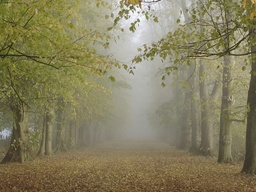
#> input picture results/forest.jpg, 256 x 192 px, shrunk from 1024 x 768 before the run
$ python max_local_contrast.py
#> lines starting #> are read from the running program, lines starting #| are printed output that depends on the picture
# -*- coding: utf-8 -*-

import cv2
import math
import numpy as np

SCALE_LOCAL_CONTRAST = 10


def Local_Variance(image, local_size=5):
    height, width, channel = image.shape
    var_image = np.zeros((height, width))
    pad_size = int(local_size/2)
    padimage_r = np.pad(image[:,:,0], ((pad_size,pad_size), (pad_size,pad_size)), 'constant', constant_values=(np.inf, np.inf))
    padimage_g = np.pad(image[:,:,1], ((pad_size,pad_size), (pad_size,pad_size)), 'constant', constant_values=(np.inf, np.inf))
    padimage_b = np.pad(image[:,:,2], ((pad_size,pad_size), (pad_size,pad_size)), 'constant', constant_values=(np.inf, np.inf))
    padimage = np.zeros((height + pad_size*2, width + pad_size*2, 3))
    padimage[:,:,0] = padimage_r
    padimage[:,:,1] = padimage_g
    padimage[:,:,2] = padimage_b
    for i in range(height):
        for j in range(width):
            patch = padimage[i:(i+local_size), j:(j+local_size), :]
            center = np.ones((local_size, local_size, channel)) * image[i, j, :]
            var = (patch - center) ** 2
            var = var[var <= 1]
            var_image[i, j] = np.sqrt(np.sum(var) / var.shape)
    return var_image


def Max_Local_Contrast(image):
    height, width, channel = image.shape
    var_image = Local_Variance(image)
    contrast_image = np.zeros((height, width))
    # default SCALE_LOCAL_CONTRAST = 10
    pad_size = int(SCALE_LOCAL_CONTRAST/2)
    # default padding val = 0
    padimage = np.pad(var_image, ((pad_size,pad_size), (pad_size,pad_size)), 'constant')
    for i in range(height):
        for j in range(width):
            patch = padimage[i:(i+SCALE_LOCAL_CONTRAST), j:(j+SCALE_LOCAL_CONTRAST)]
            contrast_image[i, j] = np.max(patch)
    return contrast_image


if __name__ == '__main__':

    fn = 'results/forest.jpg'
    src = cv2.imread(fn)
#> src is the input picture: shape (192, 256, 3); mean B, G, R 94.6, 127.1, 133.5

    # Image normalization
    I = src.astype('float64') / 255.

    # Patch_Size = 10*10, local_size = 5*5
    # Get local-contrast
    contrast = Max_Local_Contrast(I)
#> in Local_Variance, `padimage_r = np.pad(image[:,:,0], ((pad_size,pad_size), (pad_size,pad_..`:
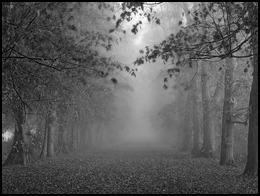
#> padimage_r: shape (196, 260) float64; 3.55% of the values are NaN or infinite; the others: min 0, max 1, mean 0.371; drawn with min black, max white, NaN and infinite black
#> in Local_Variance, `padimage_g = np.pad(image[:,:,1], ((pad_size,pad_size), (pad_size,pad_..`:
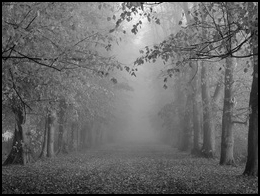
#> padimage_g: shape (196, 260) float64; 3.55% of the values are NaN or infinite; the others: min 0.129, max 1, mean 0.498; drawn with min black, max white, NaN and infinite black
#> in Local_Variance, `padimage_b = np.pad(image[:,:,2], ((pad_size,pad_size), (pad_size,pad_..`:
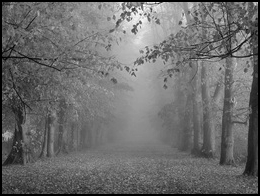
#> padimage_b: shape (196, 260) float64; 3.55% of the values are NaN or infinite; the others: min 0.145, max 1, mean 0.523; drawn with min black, max white, NaN and infinite black
#> in Local_Variance, `padimage[:,:,0] = padimage_r`: padimage: shape (196, 260, 3) float64; 1.18% of the values are NaN or infinite; the others: min 0, max 1, mean 0.121
#> in Local_Variance, `padimage[:,:,1] = padimage_g`: padimage: shape (196, 260, 3) float64; 2.37% of the values are NaN or infinite; the others: min 0, max 1, mean 0.286
#> in Local_Variance, `padimage[:,:,2] = padimage_b`: padimage: shape (196, 260, 3) float64; 3.55% of the values are NaN or infinite; the others: min 0, max 1, mean 0.464
#> after the loop in Local_Variance, `for i in range(height):`:
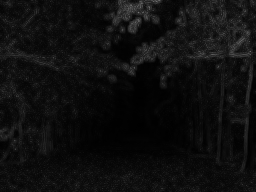
#> var_image: shape (192, 256) float64; min 0.00248, max 0.459, mean 0.0586
#> in Max_Local_Contrast, `padimage = np.pad(var_image, ((pad_size,pad_size), (pad_size,pad_size)..`:
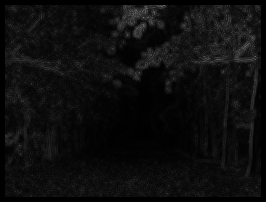
#> padimage: shape (202, 266) float64; min 0, max 0.459, mean 0.0536
#> after the loop in Max_Local_Contrast, `for i in range(height):`:
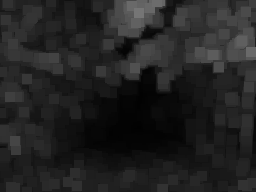
#> contrast_image: shape (192, 256) float64; min 0.00621, max 0.459, mean 0.137

    # Adaptive window size (for large input img)
    # cv2.namedWindow('Max_Local_Contrast', cv2.WINDOW_NORMAL)
    # cv2.imshow('Max_Local_Contrast', contrast)

    cv2.imwrite('results/forest_contrast.jpg', contrast * 255, [int(cv2.IMWRITE_JPEG_QUALITY), 100])
    cv2.waitKey(0)

$ run again, with results/gugong_clratten.jpg copied over results/forest.jpg
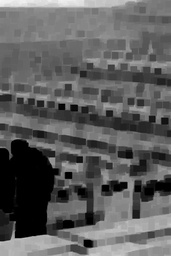
#> input picture results/gugong_clratten.jpg, 171 x 256 px, shrunk from 400 x 600 before the run
#> src is the input picture: shape (256, 171, 3); min 0, max 245, mean 94.3
#> after the loop in Local_Variance, `for i in range(height):`:
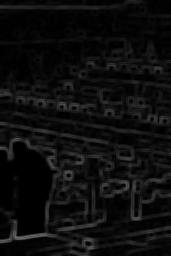
#> var_image: shape (256, 171) float64; min 0, max 0.494, mean 0.0549
#> after the loop in Max_Local_Contrast, `for i in range(height):`:
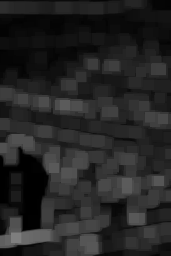
#> contrast_image: shape (256, 171) float64; min 0, max 0.494, mean 0.146
